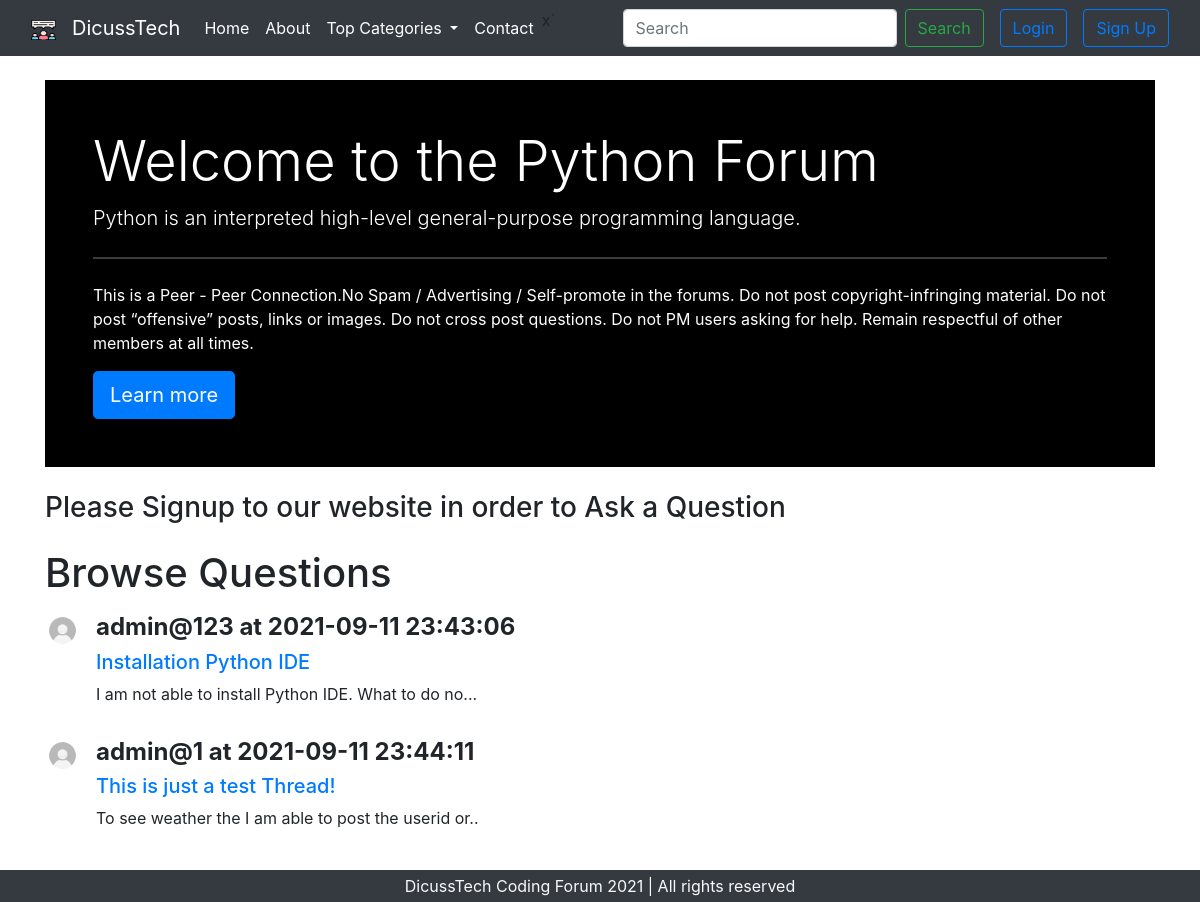
Screenshot of /question_list.php?catid=1 with the database file from the repository.
### tables this page shows
CREATE TABLE `categories` (
  `categories_id` int(10) NOT NULL,
  `categories_name` text NOT NULL,
  `categories_description` text NOT NULL,
  `created_date` datetime NOT NULL DEFAULT current_timestamp()
);

CREATE TABLE `thread` (
  `thread_id` int(5) NOT NULL,
  `thread_title` varchar(255) NOT NULL,
  `thread_desc` text NOT NULL,
  `thread_cat_id` int(4) NOT NULL,
  `thread_user_id` int(4) NOT NULL,
  `timestamp` datetime NOT NULL DEFAULT current_timestamp()
);

CREATE TABLE `users` (
  `user_id` int(8) NOT NULL,
  `username` varchar(50) NOT NULL,
  `userpass` varchar(255) NOT NULL,
  `timestamp` datetime NOT NULL DEFAULT current_timestamp()
);

### question_list.php (the view, shortened to what this page needs)
<?php
include ("repeatedcode/_dbconnection.php");
?>
<!doctype html>
<html lang="en">
  <head>
    <link href="https://cdn.jsdelivr.net/npm/bootstrap@5.1.0/dist/css/bootstrap.min.css" rel="stylesheet">
    <link rel="stylesheet" href="https://maxcdn.bootstrapcdn.com/bootstrap/4.0.0/css/bootstrap.min.css">
  </head>
  <body>
    <?php include('repeatedcode/_header.php') ?>
    <?php
    $id = $_GET['catid'];
    $sql = "SELECT * FROM categories WHERE categories_id = $id";
    $result = $connection -> query($sql);
    while($categories_row = $result -> fetch_assoc()){
        $cat_name = $categories_row['categories_name'];
        $cat_description = $categories_row['categories_description'];
    }
    ?>
    <div class="container my-4">
        <div class="bg-black p-5 rounded-lg m-6" style="color:white;" >
            <strong><h1 class="display-4">Welcome to the <?php echo $cat_name ?> Forum</h1></strong>
            <p class="lead"><?php echo $cat_description ?></p>
            <hr class="my-4">
            <p>This is a Peer - Peer Connection.No Spam / Advertising / Self-promote in the forums. Do not post copyright-infringing material. Do not post “offensive” posts, links or images. Do not cross post questions. Do not PM users asking for help. Remain respectful of other members at all times.
</p>
            <a class="btn btn-primary btn-lg" href="#" role="button">Learn more</a>
        </div>
    </div>
<?php
if(isset($_SESSION['loggin']) && $_SESSION['loggin'] == true){
  echo '<div class="container">
        <form action="'.$_SERVER['REQUEST_URI'].'" method="post" >
          <div class="form-group">
            <label for="threadtitle">Problem Title</label>
            <input type="text" name="threadtitle" class="form-control" id="title">
            <small class="form-text text-muted">Dont Ask unvalid Questions</small>
          </div>
          <div class="form-group">
            <label for="threaddesc">Ellaborate your Question</label>
            <textarea class="form-control" id="exampleFormControlTextarea1" rows="3" name="threaddesc"></textarea>
          </div>
          <input type="hidden" name="user_id" value="'. $_SESSION['userid'] .'">
          <h1></h1>
          <button type="submit" class="btn btn-primary">Submit</button>
        </form>
      </div>';
}
else{
  echo '<div class="container">
        <h3>Please Signup to our website in order to Ask a Question</h3>
      </div>';
}
?>
    <div class="container my-4">
      <h1>Browse Questions</h1>
      <?php
        $id = $_GET['catid'];
        $sql = "SELECT * FROM thread WHERE thread_cat_id = $id";
        $result = $connection -> query($sql);
        while($categories_row = $result -> fetch_assoc()){
            $id_for_thread = $categories_row['thread_id'];
            $thread_name = $categories_row['thread_title'];
            $thread_desc = $categories_row['thread_desc'];
            $thread_cat_user_id = $categories_row['thread_user_id'];
            $creation_time = $categories_row['timestamp'];
            $fetchuser = "SELECT username FROM users WHERE user_id = $thread_cat_user_id";
            $fetchuser_result = mysqli_query($connection, $fetchuser);
            $fetchuser_row = mysqli_fetch_assoc($fetchuser_result);
            echo '<div class="media my-3">
                    <img class="mr-3" src="aesthetics/default_user.jpg" width="35px" alt="Generic placeholder image">
                    <div class="media-body">
                      <h4><b>'. $fetchuser_row['username']  .' at '. $creation_time .'</b></h4>
                      <a href="threads.php?threadid=' . $id_for_thread . '"><h5 class="mt-0">'. $thread_name .'</h5></a>
                      <p>'. $thread_desc .'</p>
                    </div>
                  </div>';
        }
      ?>
    </div>
    <?php include('repeatedcode/_footer.php') ?>
  </body>
</html>

### repeatedcode/_header.php (shortened to what this page needs)
<?php
echo '<nav class="navbar navbar-expand-lg navbar-dark bg-dark">
<div class="container-fluid">
<a class="navbar-brand" href="#">
    <img src="aesthetics/icon.png" alt="" width="25" height="20">
</a>
    <a class="navbar-brand" href="index.php">DicussTech</a>
    <button class="navbar-toggler" type="button" data-bs-toggle="collapse" data-bs-target="#navbarSupportedContent" aria-controls="navbarSupportedContent" aria-expanded="false" aria-label="Toggle navigation">
    <span class="navbar-toggler-icon"></span>
    </button>
    <div class="collapse navbar-collapse" id="navbarSupportedContent">
    <ul class="navbar-nav me-auto mb-2 mb-lg-0">
        <li class="nav-item">
        <a class="nav-link active" aria-current="page" href="index.php">Home</a>
        </li>
        <li class="nav-item">
        <a class="nav-link active" aria-current="page" href="about.php">About</a>
        </li>
        <li class="nav-item dropdown">
            <a class="nav-link active dropdown-toggle" href="#" id="navbarDropdown" role="button" data-toggle="dropdown" aria-haspopup="true" aria-expanded="false">
            Top Categories
            </a>
            <div class="dropdown-menu" aria-labelledby="navbarDropdown">';
    echo   '</div>
        </li>
        <li class="nav-item">
        <a class="nav-link active" aria-current="page" href="contact.php">Contact</a>
        </li>x`
        </li>
    </ul>
    <form class="form-inline my-2 my-lg-0" method="get" action="search.php">
      <input class="form-control mr-sm-2" name="query" type="search" placeholder="Search" aria-label="Search">
      <button class="btn btn-outline-success my-2 my-sm-0" type="submit">Search</button>
    </form>';
if(isset($_SESSION['loggin']) && $_SESSION['loggin'] == true){
    echo '<p class="text-light my-2 mx-3">Welcome : '. $_SESSION['username'] .'</p>
    <a href="repeatedcode/_handlelogout.php"><button type="button" class="btn btn-outline-primary mx-3" data-toggle="modal" data-target="#loginModal">Logout</button><a>';
}
else{
    echo '  <button type="button" class="btn btn-outline-primary mx-3" data-toggle="modal" data-target="#loginModal">Login</button>
            <button type="button" class="btn btn-outline-primary" data-toggle="modal" data-target="#signupModal">Sign Up</button>';
}
echo '  </div>
       </div>
    </nav>';
?>

### repeatedcode/_footer.php
<?php
echo '
<div class="container-fluid bg-dark text-light" style="position: relative; left: 0; bottom: 0; width: 100%;">
<p class = "text-center pt-1 pb-1 mb-0" >DicussTech Coding Forum 2021 | All rights reserved</p>
</div>
';
?>

### rows the page displays
categories: categories_name "Python", categories_description "Python is an interpreted high-level general-purpose programming language."
thread: users.username "admin@123", timestamp "2021-09-11 23:43:06", thread_title "Installation Python IDE", thread_desc "I am not able to install Python IDE. What to do no..."
thread: users.username "admin@1", timestamp "2021-09-11 23:44:11", thread_title "This is just a test Thread!", thread_desc "To see weather the I am able to post the userid or.."
